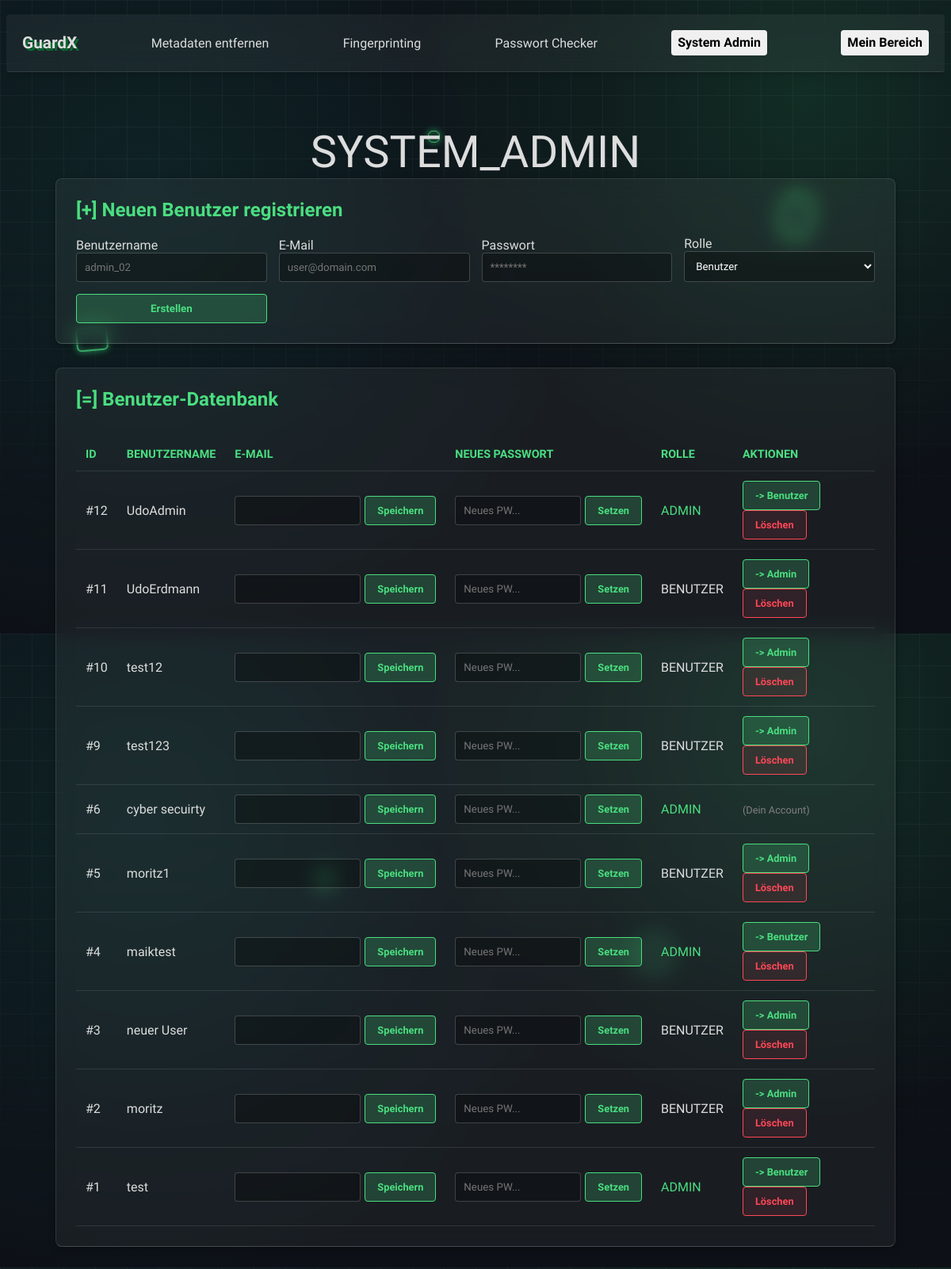
/pages/admin.php (signed in), run on the app's committed database.
### tables this page shows
CREATE TABLE `user` (
  `id` int(11) NOT NULL,
  `username` text NOT NULL,
  `password` varchar(255) NOT NULL,
  `is_admin` tinyint(1) NOT NULL DEFAULT 0,
  `zeit` date NOT NULL DEFAULT current_timestamp(),
  `email` varchar(255) DEFAULT NULL
);

### includes/functions.php (called while the page is built, shortened)
<?php
function get_url($target_url) {
    $clean_target = ltrim($target_url, '/');
    return BASE_URL . $clean_target;
}
function is_mobile() {
    $user_agent = $_SERVER['HTTP_USER_AGENT'] ?? '';
    return preg_match("/(android|avantgo|blackberry|bolt|cricket|docomo|fone|hiptop|iemobile|ip(hone|od)|opera mini|palm|phone|pie|tablet|up\.browser|up\.link|webos|wos)/i", $user_agent);
}
?>

### pages/admin.php (the view, shortened to what this page needs)
<?php
require_once __DIR__ . '/../includes/functions.php';
require_once __DIR__ . '/../includes/config.php';
$result = $conn->query("SELECT id, username, email, is_admin FROM user ORDER BY id DESC");
$users = $result->fetch_all(MYSQLI_ASSOC);
?>
<!DOCTYPE html>
<html lang="de">
<head>
    <link rel="stylesheet" href="<?= get_url('assets/css/main.css') ?>">
</head>
<body>
<?php
if (is_mobile()) {
    include __DIR__ . '/../templates/navbar_mobile.php';
} else {
    include __DIR__ . '/../templates/navbar.php';
}
?>
<div class="glow-box box-1"></div>
<div class="glow-box box-2"></div>
<div class="glow-box box-3"></div>
<div class="glow-box box-4"></div>
<div class="glow-box box-5"></div>
<div class="admin-wrapper content">
    <h1>SYSTEM_ADMIN</h1>
    <div class="glass-panel">
        <h2>[+] Neuen Benutzer registrieren</h2>
        <form method="POST" class="form-grid">
            <div>
                <label>Benutzername</label>
                <input type="text" name="new_username" required placeholder="admin_02">
            </div>
            <div>
                <label>E-Mail</label>
                <input type="email" name="new_email" placeholder="user@domain.com">
            </div>
            <div>
                <label>Passwort</label>
                <input type="password" name="new_password" required placeholder="********">
            </div>
            <div>
                <label>Rolle</label>
                <select name="new_role">
                    <option value="0">Benutzer</option>
                </select>
            </div>
            <div>
                <button type="submit" class="btn btn-full">Erstellen</button>
            </div>
        </form>
    </div>
    <div class="glass-panel">
        <h2>[=] Benutzer-Datenbank</h2>
        <div class="table-scroll">
            <table>
                <tr>
                    <th>ID</th>
                    <th>Benutzername</th>
                    <th>E-Mail</th>
                    <th>Neues Passwort</th>
                    <th>Rolle</th>
                    <th>Aktionen</th>
                </tr>
                <?php foreach ($users as $u): ?>
                <tr>
                    <td>#<?= htmlspecialchars($u['id']) ?></td>
                    <td><?= htmlspecialchars($u['username']) ?></td>
                    <td>
                        <form method="POST" class="form-inline">
                            <input type="email" name="updated_email" value="<?= htmlspecialchars($u['email'] ?? '') ?>" class="inline-input">
                            <button type="submit" class="btn btn-sm">Speichern</button>
                        </form>
                    </td>
                    <td>
                        <form method="POST" class="form-inline">
                            <input type="password" name="new_password" placeholder="Neues PW..." class="inline-input" required minlength="4">
                            <button type="submit" class="btn btn-sm">Setzen</button>
                        </form>
                    </td>
                    <td style="color: <?= $u['is_admin'] == 1 ? '#4ade80' : '#ddd' ?>;">
                        <?= htmlspecialchars($u['is_admin'] == 1 ? 'ADMIN' : 'BENUTZER') ?>
                    </td>
                    <td>
                        <?php if ($u['id'] != $_SESSION['user_id']): ?>
                            <form method="POST" class="form-inline-action">
                                <button type="submit" class="btn btn-sm">
                                    <?= $u['is_admin'] == 1 ? '-> Benutzer' : '-> Admin' ?>
                                </button>
                            </form>
                            <form method="POST" class="form-inline-action" onsubmit="return confirm('User wirklich löschen?');">
                                <button type="submit" class="btn btn-danger btn-sm">Löschen</button>
                            </form>
                        <?php else: ?>
                            <span class="text-muted">(Dein Account)</span>
                        <?php endif; ?>
                    </td>
                </tr>
                <?php endforeach; ?>
            </table>
        </div>
    </div>
</div>
</body>
</html>

### templates/navbar.php (shortened to what this page needs)
<link rel="stylesheet" href="<?= get_url('assets/css/navbar.css') ?>">
<nav class="navbar">
    <div class="nav-subsite" id="GuardX">
        <a href="<?= get_url('index.php') ?>">GuardX</a>
    </div>
    <div class="nav-subsite">
        <a href="<?= get_url('pages/tools/metadata-stripping/metadata_stripping.php') ?>">Metadaten entfernen</a>
    </div>
    <div class="nav-subsite">
        <a href="<?= get_url('pages/tools/fingerprinting/info.php') ?>">Fingerprinting</a>
    </div>
    <div class="nav-subsite">
        <a href="<?= get_url('pages/tools/password-checker/skript.php') ?>">Passwort Checker</a>
    </div>
    <?php if (isset($_SESSION['loggedin']) && $_SESSION['loggedin'] === true): ?>
        <?php if (isset($_SESSION['is_admin']) && $_SESSION['is_admin'] == 1): ?>
            <a href="<?= get_url('pages/admin.php') ?>" class="nav-button">System Admin</a>
            <a href="<?= get_url('pages/user.php') ?>" class="nav-button">Mein Bereich</a>
        <?php else: ?>
            <a href="<?= get_url('pages/user.php') ?>" class="nav-button">Mein Bereich</a>
        <?php endif; ?>
    <?php else: ?>
        <a href="<?= get_url('pages/auth.php') ?>" class="nav-button">Login</a>
    <?php endif; ?>
</nav>
<div class="cyber-background">
    <div class="glow-box box-1"></div>
    <div class="glow-box box-2"></div>
    <div class="glow-box box-3"></div>
    <div class="glow-box box-4"></div>
    <div class="glow-box box-5"></div>
</div>

### assets/css/main.css (style rules this page uses)
*, *::before, *::after { box-sizing: border-box; }
body { background-color: #0d1117; color: #ddd; overflow-x: hidden; max-width: 100vw; min-height: 100vh; display: flex; flex-direction: column; background-image: radial-gradient(circle at 85% 15%, rgba(46, 204, 113, 0.15) 0%, transparent 40%), radial-gradient(circle at 15% 30%, rgba(26, 188, 156, 0.1) 0%, transparent 50%), linear-gradient(to bottom, transparent 30%, #0d1117 90%), linear-gradient(to right, rgba(255, 255, 255, 0.04) 1px, transparent 1px), linear-gradient(to bottom, rgba(255, 255, 255, 0.04) 1px, transparent 1px); background-size: 100vw 100vh, 100vw 100vh, 100vw 100vh, 40px 40px, 40px 40px; background-attachment: fixed; font-family: "Quantico", sans-serif; scrollbar-width: none; -ms-overflow-style: none; }
html, body { scrollbar-width: none; -ms-overflow-style: none; overflow-x: hidden; max-width: 100%; }
.glow-box { position: absolute; border: 2px solid #4ade8080; border-radius: 6px; box-shadow: 0 0 10px #4ade804d, inset 0 0 10px rgba(74, 222, 128, 0.2); z-index: -1; pointer-events: none !important; }
.box-1 { width: 40px; height: 30px; top: 25%; left: 8%; transform: rotate(-5deg); position: fixed; z-index: -1; }
.box-2 { width: 15px; height: 15px; top: 10%; left: 45%; border-width: 1px; position: fixed; z-index: -1; }
.box-3 { width: 30px; height: 30px; top: 72%; right: 30%; transform: rotate(300deg); border-color: rgba(74, 222, 128, 0.8); box-shadow: 0 0 30px rgba(74, 222, 128, 0.5); opacity: 50%; position: fixed; z-index: -1; }
.box-4 { width: 30px; height: 50px; top: 15%; right: 15%; transform: rotate(10deg); border-color: rgba(74, 222, 128, 0.8); box-shadow: 0 0 15px rgba(74, 222, 128, 0.5); position: fixed; z-index: -1; }
.box-5 { width: 20px; height: 20px; top: 66.5%; right: 65%; position: fixed; z-index: -1; }
.content { position: relative; z-index: 1; flex: 1; }
h1 { font-size: 350%; text-align: center; font-family: "Audiowide", sans-serif; font-weight: 450; font-style: normal; margin-bottom: 0%; }
h2 { text-align: center; font-family: "Quantico", sans-serif; font-style: normal; padding: 2%; }
.btn-full { width: 100%; }
.btn-sm { padding: 5px 10px; font-size: 0.8em; }
.form-inline { display: flex; align-items: center; }
.form-inline-action { display: inline; }
.table-scroll { overflow-x: auto; }
.text-muted { color: gray; font-size: 0.8em; }
.admin-wrapper { max-width: 1100px; margin: 40px auto; padding: 0 20px; position: relative; z-index: 1; }
.glass-panel { background-color: rgba(255, 255, 255, 0.05); backdrop-filter: blur(12px); border: 1px solid rgba(255, 255, 255, 0.1); border-bottom: 1px solid rgba(255, 255, 255, 0.2); border-radius: 8px; padding: 25px; margin-bottom: 30px; box-shadow: 0 0.125em 0.625em rgba(0,0,0,0.3); }
.glass-panel h2 { margin-top: 0; font-family: "Audiowide", sans-serif; color: #4ade80; text-align: left; padding: 0; }
.form-grid { display: grid; grid-template-columns: repeat(auto-fit, minmax(200px, 1fr)); gap: 15px; align-items: end; }
.admin-wrapper input[type="text"], .admin-wrapper input[type="email"], .admin-wrapper input[type="password"], .admin-wrapper select { width: 100%; padding: 10px; background: rgba(0, 0, 0, 0.3); border: 1px solid rgba(255, 255, 255, 0.2); color: white; border-radius: 4px; font-family: "Quantico", sans-serif; }
.admin-wrapper .btn { background: rgba(74, 222, 128, 0.2); border: 1px solid #4ade80; color: #4ade80; padding: 10px 15px; cursor: pointer; border-radius: 4px; font-family: "Quantico", sans-serif; font-weight: bold; transition: all 0.3s ease; }
.admin-wrapper .btn-danger { border-color: #ff4757; color: #ff4757; background: rgba(255, 71, 87, 0.1); }
.admin-wrapper table { width: 100%; border-collapse: collapse; margin-top: 15px; }
.admin-wrapper th, .admin-wrapper td { padding: 12px; text-align: left; border-bottom: 1px solid rgba(255, 255, 255, 0.1); }
.admin-wrapper th { color: #4ade80; font-weight: bold; text-transform: uppercase; font-size: 0.9em; }
.inline-input { width: 70%; padding: 5px; margin-right: 5px; }

### data on the page
user: id "12", username "UdoAdmin", is_admin "ADMIN", shows "-> Benutzer"
user: id "11", username "UdoErdmann", is_admin "BENUTZER", shows "-> Admin"
user: id "10", username "test12", is_admin "BENUTZER", shows "-> Admin"
user: id "9", username "test123", is_admin "BENUTZER", shows "-> Admin"
user: id "6", username "cyber secuirty", is_admin "ADMIN", shows "(Dein Account)"
user: id "5", username "moritz1", is_admin "BENUTZER", shows "-> Admin"
user: id "4", username "maiktest", is_admin "ADMIN", shows "-> Benutzer"
user: id "3", username "neuer User", is_admin "BENUTZER", shows "-> Admin"
user: id "2", username "moritz", is_admin "BENUTZER", shows "-> Admin"
user: id "1", username "test", is_admin "ADMIN", shows "-> Benutzer"
